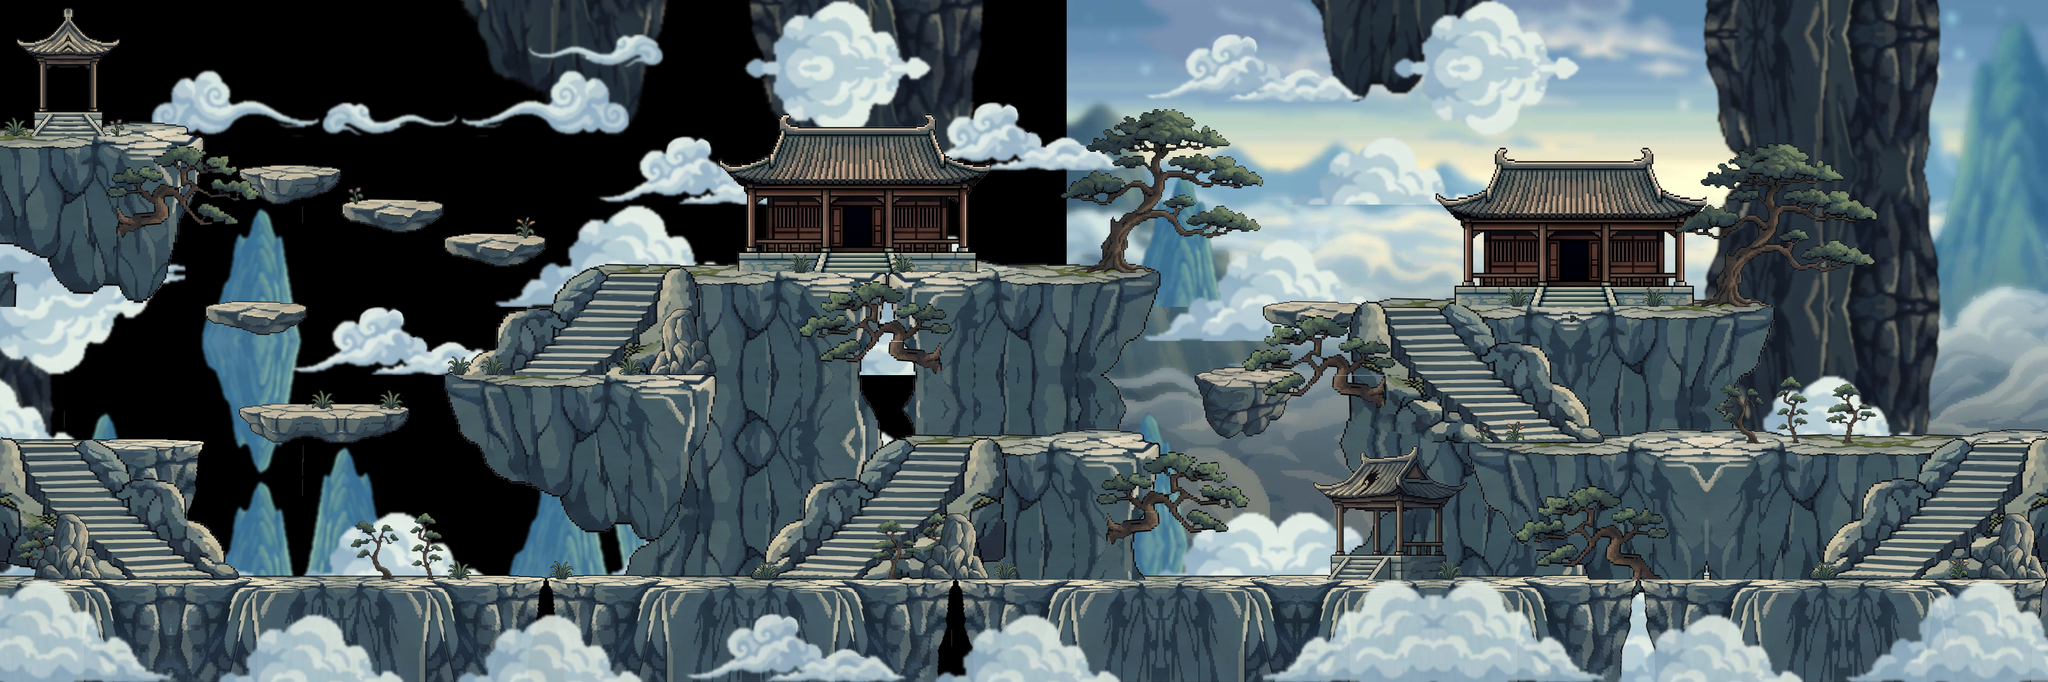

A level layout from a 2D game, rendered from its tile map. Below: a short description, then the map file with tile-grid data replaced by summaries:
An orthogonal 60x20 tile map with 64x64 px tiles, 12 tile layers (mid, cloud_b, modification, tree, ...), 1 image layer and 9 objects.

<map version="1.10" tiledversion="1.12.2" orientation="orthogonal" renderorder="left-up" width="60" height="20" tilewidth="64" tileheight="64" infinite="0" nextlayerid="18" nextobjectid="26">
 <tileset firstgid="1" source="../../wasteland/assets/world/map_skyland/tiledMap_skyland/map_skyland.tsx" />
 <imagelayer id="2" name="bg" offsetx="2000" offsety="0" parallaxx="0.2" repeatx="1">
  <image source="images/bg.jpg" width="3017" height="1280" />
 </imagelayer>
 <layer id="8" name="mid" width="60" height="20" offsetx="-200" offsety="0" parallaxx="0.8">
  <data>[1200 cells, 527 non-empty, 59 distinct tile ids]</data>
 </layer>
 <layer id="12" name="cloud_b" width="60" height="20" offsetx="-36" offsety="0" parallaxx="0.9">
  <data>[1200 cells, 587 non-empty, 52 distinct tile ids]</data>
 </layer>
 <layer id="16" name="modification" width="60" height="20">
  <data>[1200 cells, 136 non-empty, 16 distinct tile ids]</data>
 </layer>
 <layer id="9" name="tree" width="60" height="20">
  <data>[1200 cells, 1 non-empty, 1 distinct tile ids]</data>
 </layer>
 <layer id="15" name="moveBG" width="60" height="20">
  <data>[1200 cells, 261 non-empty, 51 distinct tile ids]</data>
 </layer>
 <layer id="1" name="moveLayer" width="60" height="20">
  <data>[1200 cells, 475 non-empty, 69 distinct tile ids]</data>
 </layer>
 <layer id="14" name="stairsBG" width="60" height="20">
  <data>[1200 cells, 182 non-empty, 45 distinct tile ids]</data>
 </layer>
 <layer id="6" name="stairsLayer" width="60" height="20">
  <data>[1200 cells, 134 non-empty, 40 distinct tile ids]</data>
 </layer>
 <layer id="3" name="house" width="60" height="20">
  <data>[1200 cells, 117 non-empty, 61 distinct tile ids]</data>
 </layer>
 <layer id="10" name="tree" width="60" height="20">
  <data>[1200 cells, 217 non-empty, 72 distinct tile ids]</data>
 </layer>
 <layer id="17" name="blockingLayer" width="60" height="20">
  <data>[1200 cells, 16 non-empty, 4 distinct tile ids]</data>
 </layer>
 <layer id="11" name="cloud" width="60" height="20" opacity="0.9" parallaxx="1.2">
  <data>[1200 cells, 136 non-empty, 36 distinct tile ids]</data>
 </layer>
 <objectgroup id="13" name="object" visible="0">
  <object id="15" gid="322" x="1882" y="708" width="64" height="64" />
  <object id="16" gid="464" x="1574" y="454" width="64" height="64" />
  <object id="17" gid="464" x="2920" y="522" width="64" height="64" />
  <object id="19" gid="385" x="95.5" y="213" width="64" height="64" />
  <object id="20" gid="385" x="1573.5" y="243" width="64" height="64" />
  <object id="21" gid="385" x="2856.67" y="307.333" width="64" height="64" />
  <object id="23" gid="385" x="2919" y="306.333" width="64" height="64" />
  <object id="24" gid="385" x="2980" y="305.333" width="64" height="64" />
  <object id="25" gid="385" x="2551" y="1044.25" width="64" height="64" />
 </objectgroup>
</map>
